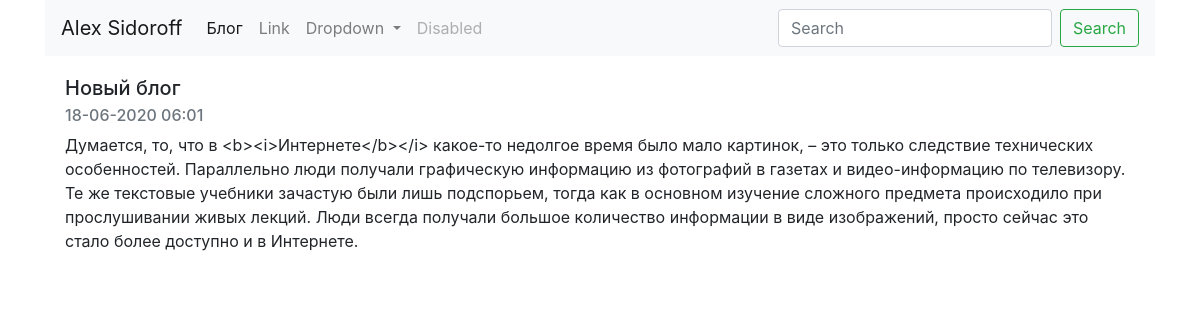
The app's page /blog/2/ with its own data.
### blog/models.py (models this page shows, shortened)
class Blog(models.Model):
    title = models.CharField(max_length=100)
    date = models.DateTimeField()
    text = models.TextField(max_length=1000)

### blog/views.py (the view)
# urls.py: path('<int:blog_id>/', views.detail, name='detail'),
def detail(request, blog_id):
    blog = get_object_or_404(Blog, pk=blog_id)
    return render(request, 'blog/detail.html', {'blog': blog})

### blog/templates/blog/detail.html
{% extends 'portfolio/base.html' %}
{% load static %}
{% block content %}
        <div class="card">
          <div class="card-body">
            <h5 class="card-title">{{ blog.title }}</h5>
              <h6 class="card-subtitle mb-2 text-muted">{{ blog.date|date:"d-m-Y h:i" }}</h6>
            <p class="card-text">{{ blog.text }}</p>
          </div>
        </div>
{% endblock %}

### records on screen
Blog: title "Новый блог", date "18-06-2020 06:01", text "Думается, то, что в <b><i>Интернете</b></i> какое-то недолгое время было мало картинок, – это только следствие технических особенностей. Параллельно люди получали графическую информацию из фотографий в газетах и видео-информацию по телевизору. Те же текстовые учебники зачастую были лишь подспорьем, тогда как в основном изучение сложного предмета происходило при прослушивании живых лекций. Люди всегда получали большое количество информации в виде изображений, просто сейчас это стало более доступно и в Интернете."
